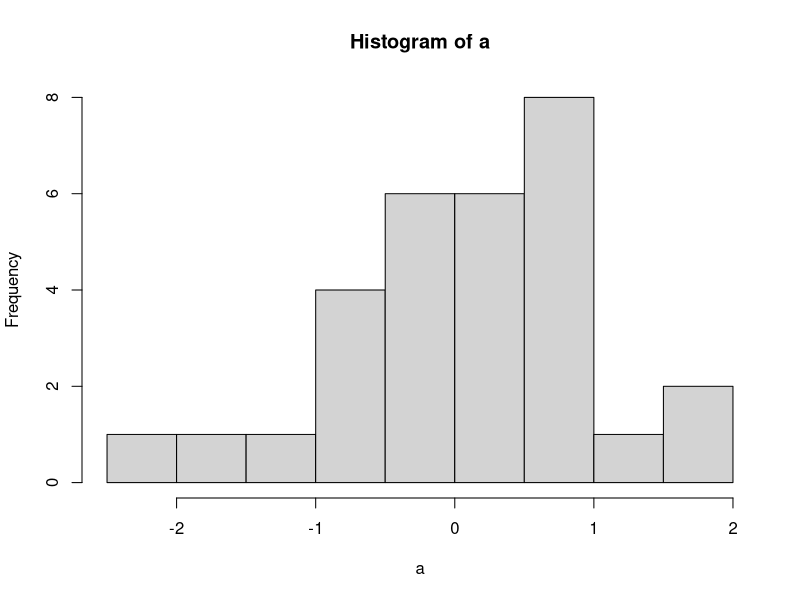
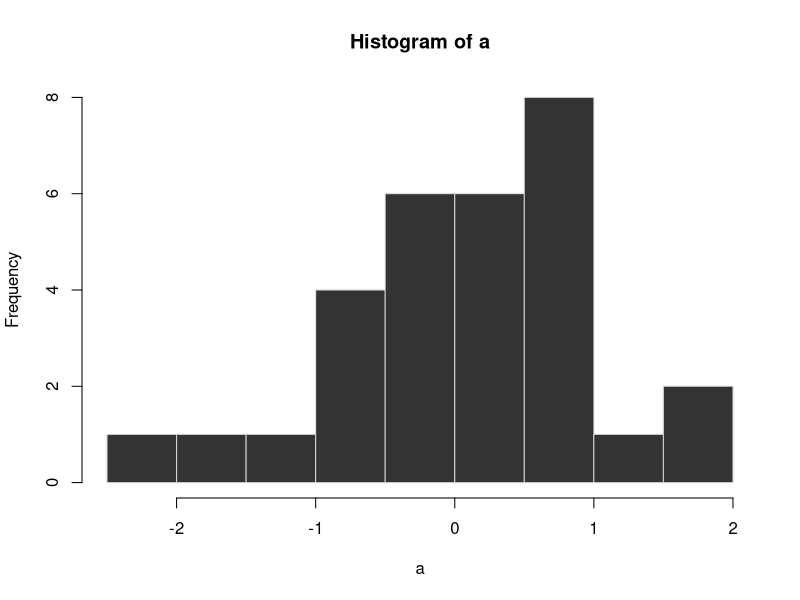
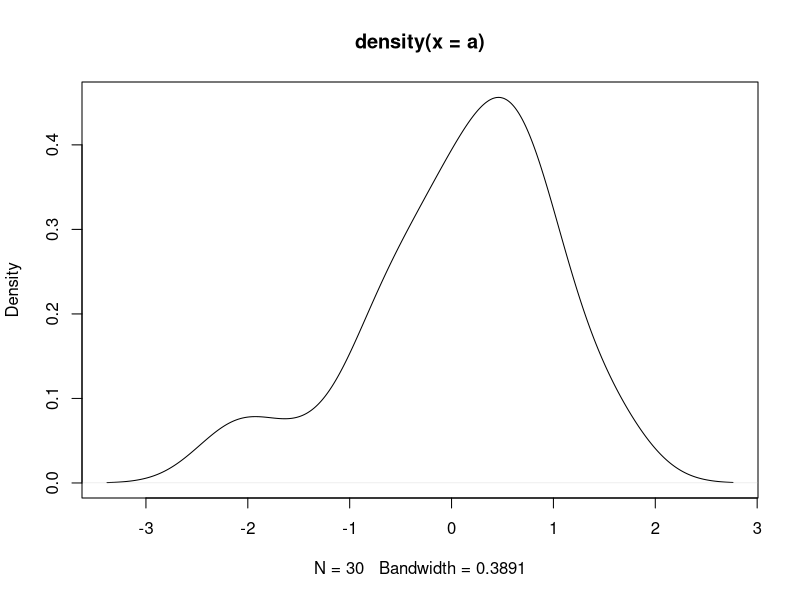
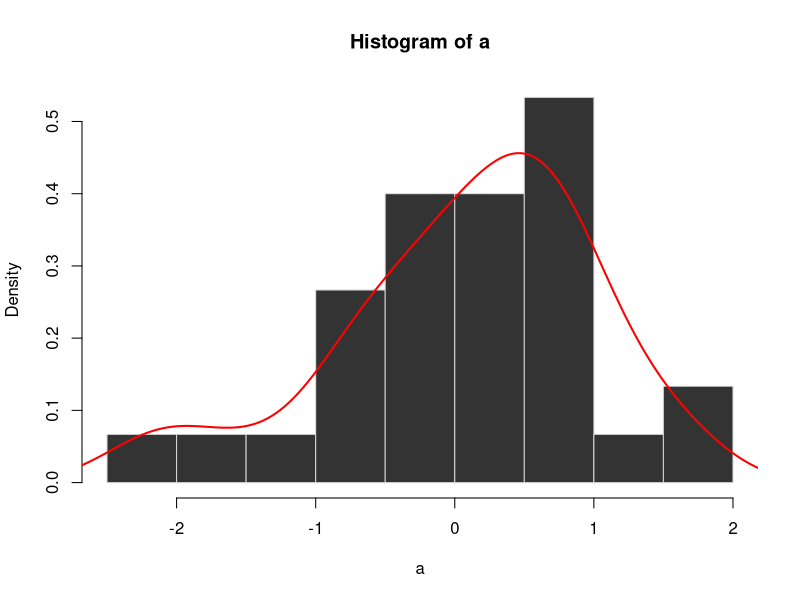
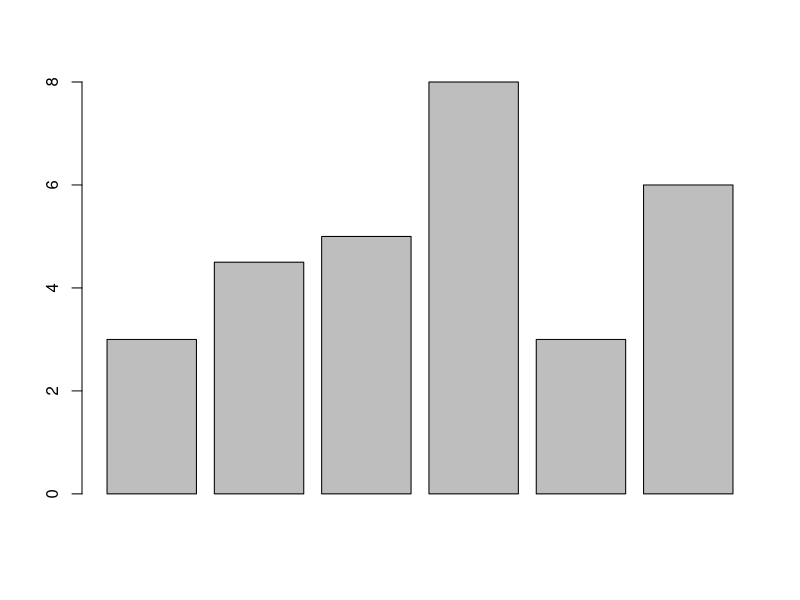
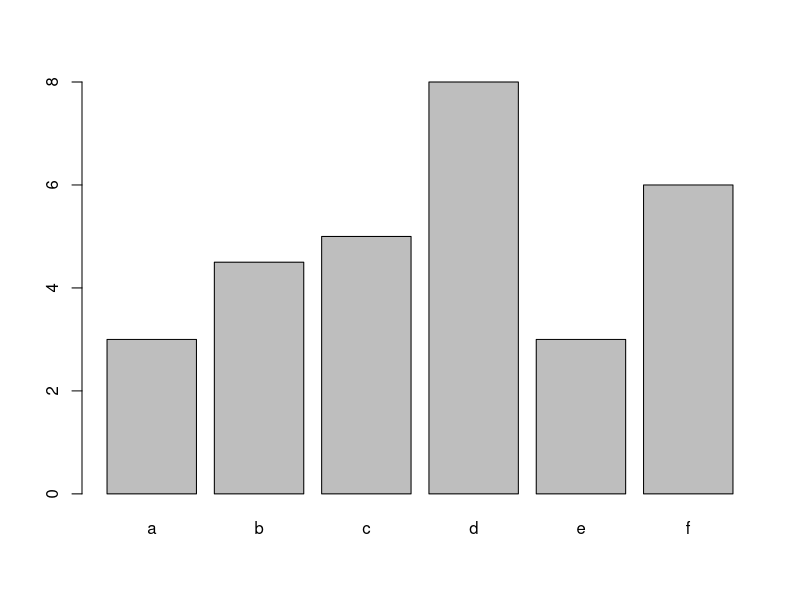
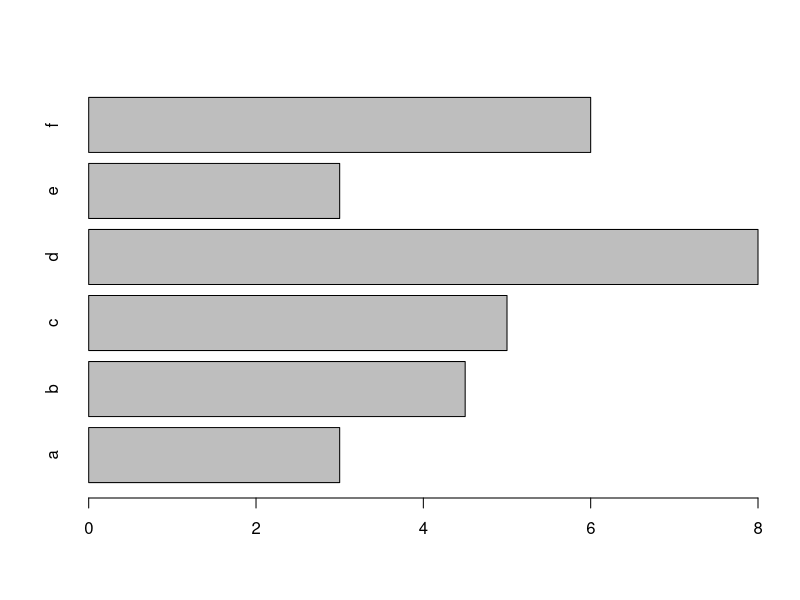
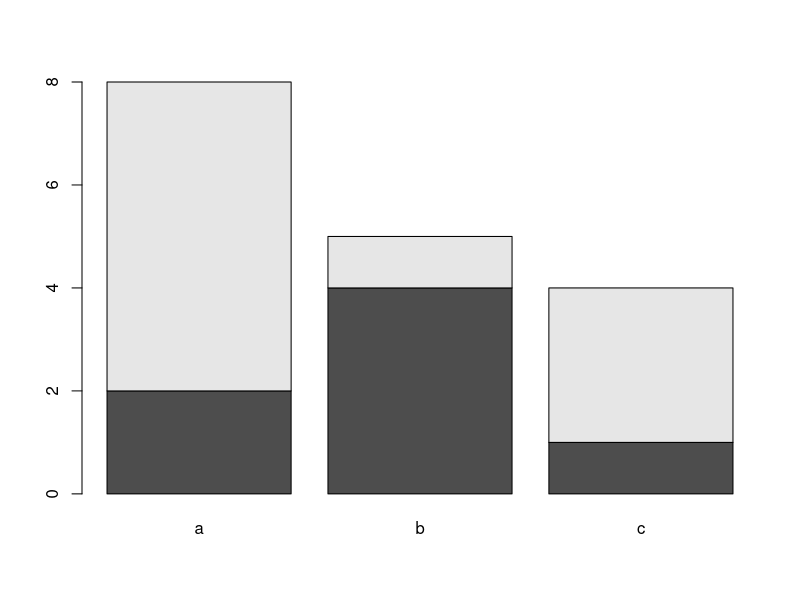

These figures' R source, in order:
#' # Plots as data summary #
#'
#' While we can use tables and statistics to summarize data, it is often use to visually summarize data.
#' This script describes how to produce some common summary plots.


#' ## Histogram ##
#'
#' The simplest plot is a histogram, which shows the frequencies of different values in a distribution.
#' Drawing a basic histogram in R is easy.
#' First, let's generate a random vector:
set.seed(1)
a <- rnorm(30)
#' Then we can draw a histogram of the data:
hist(a)
#' This isn't the most attractive plot, though, and we can easily make it look different:
hist(a,col='gray20',border='lightgray')



#' ## Density plot ##
#'
#' Another approach to summarizing the distribution of a variable is a density plot.
#' This visualization is basically a "smoothed" histogram and it's easy to plot, too.
plot(density(a))

#' Clearly, the two plots give us similar information. We can even overlay them.
#' Doing so requires a few modifications to our code, though.
hist(a, freq=FALSE, col='gray20',border='lightgray')
lines(density(a), col='red', lwd=2)



#' ## Barplot ##
#'
#' One of the simplest data summaries is a barplot.
#' Like a histogram, it shows bars. But those bars are statistics rather than just counts (though they could be counts).
#' We can make a barplot from a vector of numeric values:
b <- c(3, 4.5, 5, 8, 3, 6)
barplot(b)
#' The result is something visually very similar to the histogram.
#' We can easily label the bars by specifying a `names.arg` parameter:
barplot(b, names.arg=letters[1:6])
#' We can also turn the plot on its side, if that looks better:
barplot(b, names.arg=letters[1:6], horiz=TRUE)

#' We can also create a stacked barplot by providing a matrix rather than a vector of input data.
#' Let's say we have counts of two types of objects (e.g., coins) from three groups:
d <- rbind(c(2,4,1), c(6,1,3))
d
barplot(d, names.arg=letters[1:3])
#' Instead of stacking the bars of each type, we can present them side by side using the `beside` parameter:
barplot(d, names.arg=letters[1:3], beside=TRUE)



#' ## Dotchart ##
#'
#' Rather than waste a lot of ink on bars, we can see the same kinds of relationships in dotcharts.
dotchart(b, labels=letters[1:6])
#' As we can see, the barplot and the dotchart communicate the same information in more or less the same way:
layout(matrix(1:2, nrow=1))
barplot(b, names.arg=letters[1:6], horiz=TRUE, las=2)
dotchart(b, labels=letters[1:6], xlim=c(0,8))



#' ## Boxplot ##
#'
#' It is often helpful to describe the distribution of those data with a box plot.
#' The boxplot describes any continuous vector of data by showing the five number summary and any outliers:
boxplot(a)
#' It can also compare distributions in two or more groups:
e <- rnorm(100,1,1)
f <- rnorm(100,2,4)
boxplot(e,f)
#' We can also use a "formula" description of data if one of our variables describes which group our observations fall into:
g1 <- c(e,f)
g2 <- rep(c(1,2),each=100)
boxplot(g1 ~ g2)
#' As we can see, both of these last two plots are identical. They're just different ways of telling `boxplot` what to plot.



#' ## Scatterplot ##
#'
#' When we want to describe the relationships among variables, we often want a scatterplot.
x1 <- rnorm(1000)
x2 <- rnorm(1000)
x3 <- x1 + x2
x4 <- x1 + x3
#' We can draw a scatterplot in one of two ways.
#' (1) Naming vectors as sequential arguments:
plot(x1,x2)
#' (2) Using a "formula" interface:
plot(x2~x1)
#' We can plot the relationship between `x1` and the three other variables:
layout(matrix(1:3,nrow=1))
plot(x1,x2)
plot(x1,x3)
plot(x1,x4)
#' We can also use the `pairs` function to do this for all relationships between all variables:
pairs(~x1+x2+x3+x4)
#' This allows us to visualize a lot of information very quickly.
